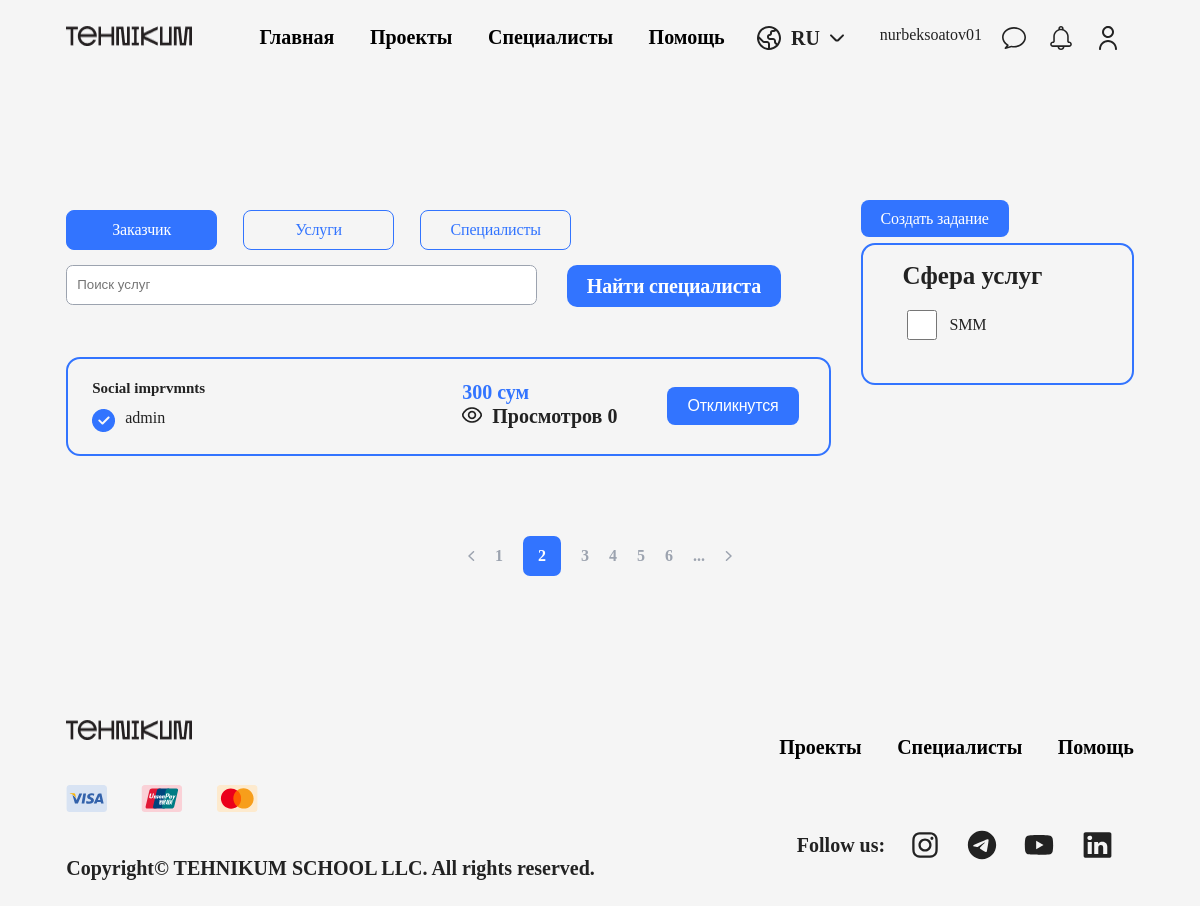
The page /projects/ (signed in) on the database as committed earlier.
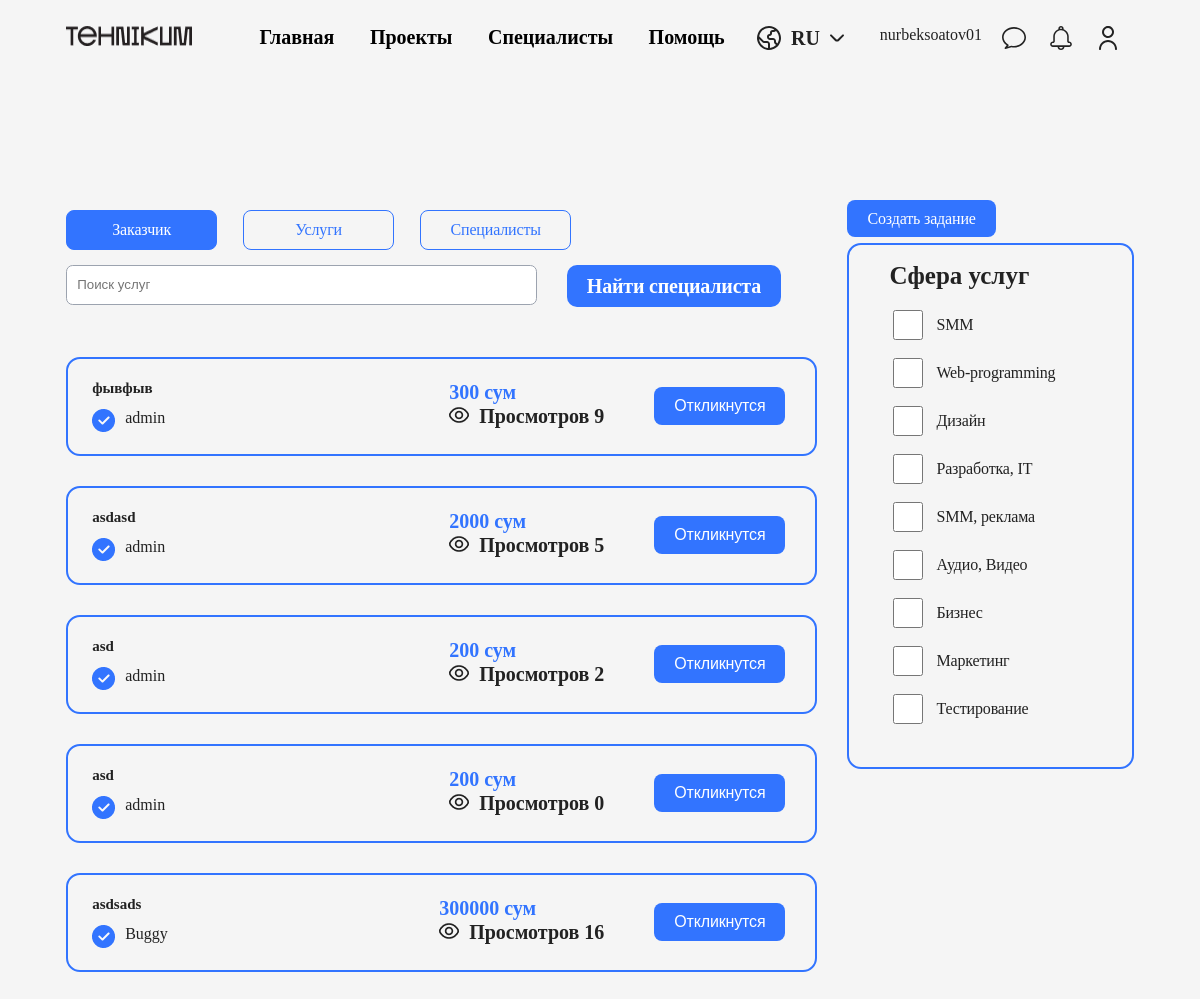
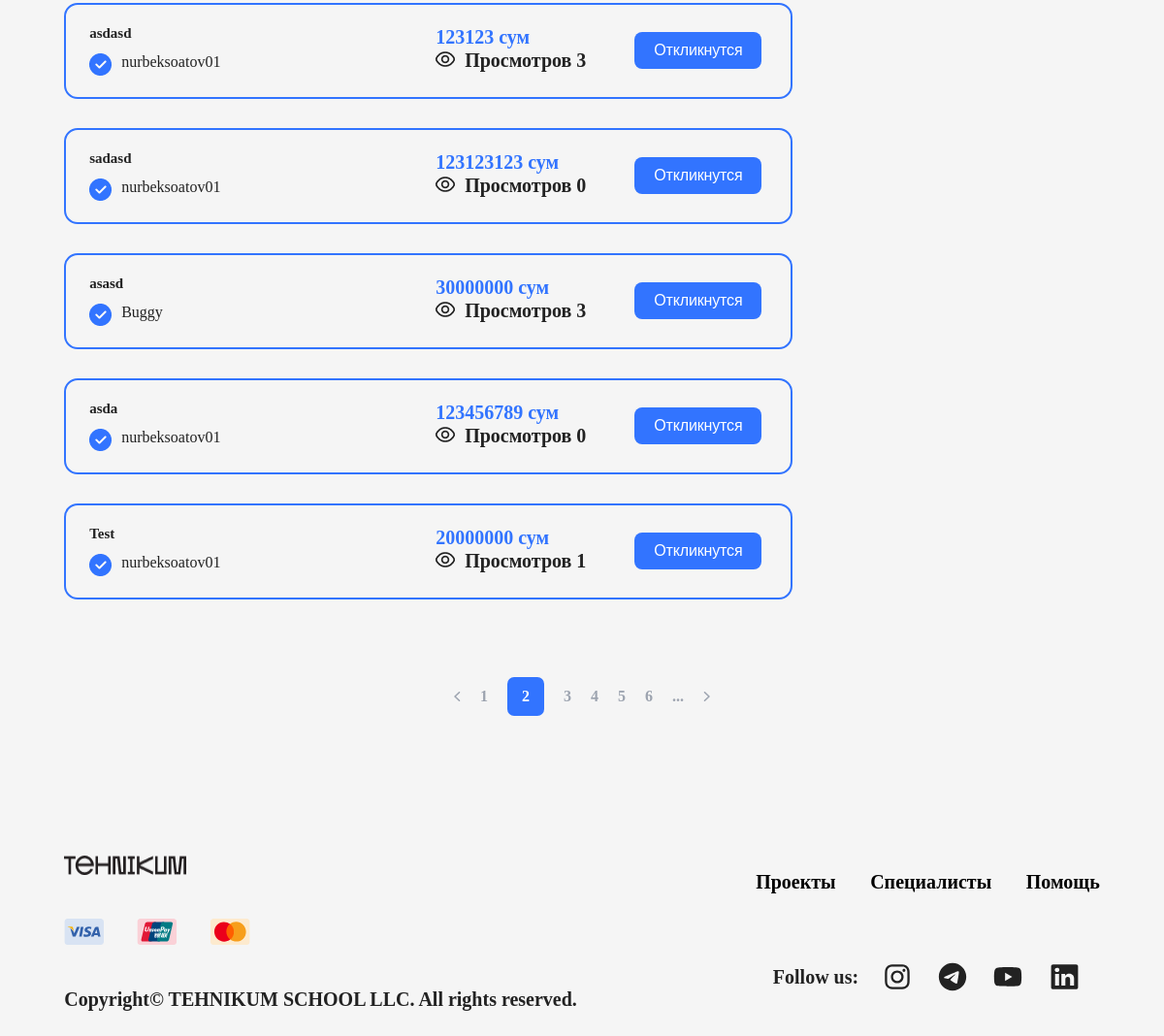
The same page on the database as committed later (2 pictures, top to bottom).
### mainapp/models.py (models this page shows, shortened)
class Order(models.Model):
    choices = (
        ('pending', 'Ожидание исполнения'),
        ('in_progress', 'В процессе'),
        ('completed', 'Завершено'),
        ('canceled', 'Отменено'),
    )
    budget_types = (
        ('fixed', 'Фиксированная'),
        ('hourly', 'Почасовая'),
    )
    budget_currency = (
        ('usd', 'USD'),
        ('eur', 'EUR'),
        ('rub', 'RUB'),
        ('uzs', 'UZS')
    )
    title = models.CharField(max_length=255)
    description = models.TextField()
    owner = models.ForeignKey(CustomUser, on_delete=models.CASCADE)
    freelancer = models.ForeignKey(
        CustomUser, on_delete=models.CASCADE, related_name='freelancer', null=True, blank=True)
    category = models.ForeignKey(Category, on_delete=models.CASCADE)
    budget = models.DecimalField(max_digits=10, decimal_places=0)
    budget_currency = models.CharField(
        'currency', max_length=3, choices=budget_currency)
    budget_type = models.CharField(
        'budget_type', max_length=10, choices=budget_types)
    views = models.IntegerField(default=0)
    deadline = models.DateField()
    required_skills = models.CharField(("required skills"), max_length=255)
    country = models.CharField(
        'country', max_length=100, null=True, blank=True)
    city = models.CharField('city', max_length=100, null=True, blank=True)
    status = models.CharField(
        max_length=255, choices=choices, default='pending')
    is_published = models.BooleanField(("published"), default=True)
    created_at = models.DateTimeField(auto_now_add=True)
    updated_at = models.DateTimeField(auto_now=True)
    class Meta:
        ordering = ['-created_at']

class CustomUser(AbstractUser):
    user_type_id = models.ForeignKey(UserType, verbose_name=(
        "user_type"), on_delete=models.CASCADE, blank=True, null=True)
    date_of_birth = models.DateField(null=True, blank=True)
    phone_number1 = models.CharField(max_length=20, null=True, blank=True)
    phone_number2 = models.CharField(max_length=20, null=True, blank=True)
    image = models.ImageField(
        upload_to=f'users/profile_image', null=True, blank=True, default='')
    country = models.CharField(max_length=100, null=True, blank=True)
    city = models.CharField(max_length=100, null=True, blank=True)
    rating = models.DecimalField(
        max_digits=2, decimal_places=0, null=True, blank=True)
    about = models.TextField(null=True, blank=True)
    personal_info = models.TextField(null=True, blank=True)
    experience = models.ManyToManyField(Experience, blank=True, null=True)
    experience_years = models.IntegerField(null=True, blank=True)
    skills = models.ManyToManyField(
        Skills, verbose_name=("skills"), blank=True, null=True)
    specialization = models.CharField(
        ("specialization"), max_length=100, null=True, blank=True)
    minimal_price = models.DecimalField(
        max_digits=10, decimal_places=0, null=True, blank=True)
    languages = models.TextField(("languages"), blank=True, null=True)
    education = models.TextField(("education"), blank=True, null=True)
    awards = models.TextField(("awards"), blank=True, null=True)
    service_info = models.TextField(("service_info"), blank=True, null=True)
    service_image1 = models.ImageField(
        verbose_name='service_image1', upload_to=f'users/service_images', null=True, blank=True)
    service_image2 = models.ImageField(
        verbose_name='service_image1', upload_to=f'users/service_images', null=True, blank=True)
    service_image3 = models.ImageField(
        verbose_name='service_image1', upload_to=f'users/service_images', null=True, blank=True)
    service_image4 = models.ImageField(
        verbose_name='service_image1', upload_to=f'users/service_images', null=True, blank=True)
    service_image5 = models.ImageField(
        verbose_name='service_image1', upload_to=f'users/service_images', null=True, blank=True)

class Category(models.Model):
    name = models.CharField(max_length=255)
    subtitle = models.CharField(("subtitle"), max_length=255)
    picture = models.ImageField(
        'picture', upload_to=f'users/service_images', null=True)
    class Meta:
        verbose_name = 'Category'
        verbose_name_plural = 'Categories'

### mainapp/views.py (the view)
# urls.py: path('projects/', project_page, name='projects'),
@login_required(login_url='login')
def project_page(request):
    orders = Order.objects.filter(status='pending')
    paginator = Paginator(orders, 10)
    page = request.GET.get('page')
    try:
        orders = paginator.page(page)
    except PageNotAnInteger:
        orders = paginator.page(1)
    if request.GET.get('query'):
        query = request.GET.get('query')
        orders = Order.objects.filter(
            Q(title__icontains=query) | Q(description__icontains=query))
    try:
        selected_categories = request.GET.getlist('category')
    except:
        pass
    if selected_categories:
        orders = Order.objects.filter(
            Q(category__name__in=selected_categories) & Q(status='pending'))
    catefories = Category.objects.all()
    context = {
        'orders': orders,
        'categories': catefories
    }
    return render(request, 'project__orders.html', context)

### templates/project__orders.html (shortened to what this page needs)
{% extends 'base.html' %}
{% load static %}
{% block content %}
<section class="twoBlocks__projects">
  <div class="leftBlock__projects">
    <div class="buttonsBlock__projects">
      <a class="primary activeBtn" href="{% url 'projects' %}">Заказчик</a>
      <a class="primary" href="{% url 'services' %}">Услуги</a>
      <a class="primary" href="./project__specialists.html">Специалисты</a>
    </div>
    <div class="inputBlock__projects">
      <div class="search">
        <input type="text" placeholder="Поиск услуг">
        <span class="secondary">Найти специалиста</span>
      </div>
    </div>
    <div class="ordersBlock__projects">
      {% for i in orders %}
      <div class="orderAllBlock">
        <div class="orderBlock">
          <div class="left__orderBlock">
            <h5>{{i.title}}</h5>
            <div class="nameLogo__orderBlock">
              <div class="logo__orderBlock">
                <img src="{% static 'img/Vertical container (1).png' %}" alt="">
              </div>
              <div class="name__orderBlock">{{i.owner.username}}</div>
            </div>
          </div>
          <div class="right__orderBlock">
            <div class="moneyBtn__orderBlock">
              <div class="money__orderBlock">
                <span>{{i.budget}} сум</span>
                <div class="views__orderBlock">
                  <div class="eyeLogo__orderBlock">
                    <img src="./img/fi-rr-eye (1).png" alt="">
                  </div>
                  <span>Просмотров {{i.views}}</span>
                </div>
              </div>
              <div class="btn__orderBlock">
                <a href="./targetedAdvertisingOne.html"><input class="secondary" type="submit" value="Откликнутся"></a>
              </div>
            </div>
          </div>
        </div>
      </div>
      {% endfor %}
    </div>
  </div>
  <div class="rightBlock__projects">
    <div class="btn__orderBlock">
      <a class="secondary" href="./add__t__task.html">Создать задание</a>
    </div>
    <div class="services">
      <h4>Сфера услуг</h4>
      <form action="" class="form__services">
        {% for i in categories %}
        <label for="">
          <input type="checkbox">
          {{i.name}}
        </label>
        {% endfor %}
      </form>
    </div>
  </div>
</section>
<div class="pageNumbers__projects">
  <a href="#"><img src="./img/Group 11.svg" alt=""></a>
  <a href="#">1</a>
  <a class="activeNumber__projects" href="#">2</a>
  <a href="#">3</a>
  <a href="#">4</a>
  <a href="#">5</a>
  <a href="#">6</a>
  <a href="#">...</a>
  <a href="#"><img src="./img/Group 16.svg" alt=""></a>
</div>
{% endblock content %}

Rows that differ between the two databases and show on the page:
no longer on this page (row edited): Order: title "Social imprvmnts", owner.username "admin", budget "300", views "0"
added Order: title "фывфыв", owner.username "admin", budget "300", views "9"
added Order: title "asdasd", owner.username "admin", budget "2000", views "5"
added Order: title "asd", owner.username "admin", budget "200", views "2"
added Order: title "asd", owner.username "admin", budget "200", views "0"
added Order: title "asdsads", owner.username "Buggy", budget "300000", views "16"
added Order: title "asdasd", owner.username "nurbeksoatov01", budget "123123", views "3"
added Order: title "sadasd", owner.username "nurbeksoatov01", budget "123123123", views "0"
added Order: title "asasd", owner.username "Buggy", budget "30000000", views "3"
added Order: title "asda", owner.username "nurbeksoatov01", budget "123456789", views "0"
added Order: title "Test", owner.username "nurbeksoatov01", budget "20000000", views "1"
added Category: name "Web-programming"
added Category: name "Дизайн"
added Category: name "Разработка, IT"
added Category: name "SMM, реклама"
added Category: name "Аудио, Видео"
added Category: name "Бизнес"
added Category: name "Маркетинг"
added Category: name "Тестирование"
